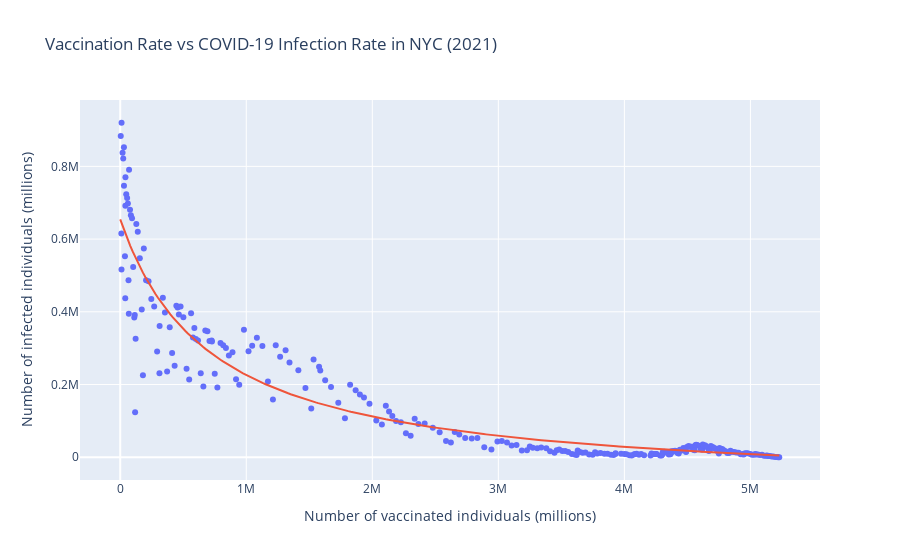

The code cell stored with this chart in its notebook:
### Markdown cell above
Plotting this curve onto our scatterplot, we get

### Code cell
import plotly.graph_objects as go


#creating the regression line
myline = np.linspace(0, max(vax_rate), len(vax_rate))
y_pred = [recip_func(x, a, b, c) for x in myline];


#Plotting the regression line and data
layout = dict(
            title = "Vaccination Rate vs COVID-19 Infection Rate in NYC (2021)",
            xaxis=dict(title='Number of vaccinated individuals (millions)'),
            yaxis=dict(title='Number of infected individuals (millions)')
            )


fig = go.Figure(layout=layout)

#scatter plot
fig.add_trace(go.Scatter(
                x=vax_rate, 
                y=infection_rate, 
                mode='markers', 
                showlegend = False,  
            ))

#line 
fig.add_trace(go.Scatter(x=myline, y=y_pred, mode= 'lines', showlegend=False))
fig

### Figure 1 — Plotly figure (JSON) as saved in the notebook; plotly's stock layout.template omitted (floating-point values rounded to 4 significant figures; data arrays with more than 128 entries replaced by an {"elided": "..."} marker saying what was removed)
{"data": [{"mode": "markers", "showlegend": false, "type": "scatter", "x": {"elided": "264 int values"}, "y": {"elided": "264 int values"}}, {"mode": "lines", "showlegend": false, "type": "scatter", "x": {"elided": "264 float values"}, "y": {"elided": "264 float values"}}], "layout": {"title": {"text": "Vaccination Rate vs COVID-19 Infection Rate in NYC (2021)"}, "xaxis": {"title": {"text": "Number of vaccinated individuals (millions)"}}, "yaxis": {"title": {"text": "Number of infected individuals (millions)"}}}}
